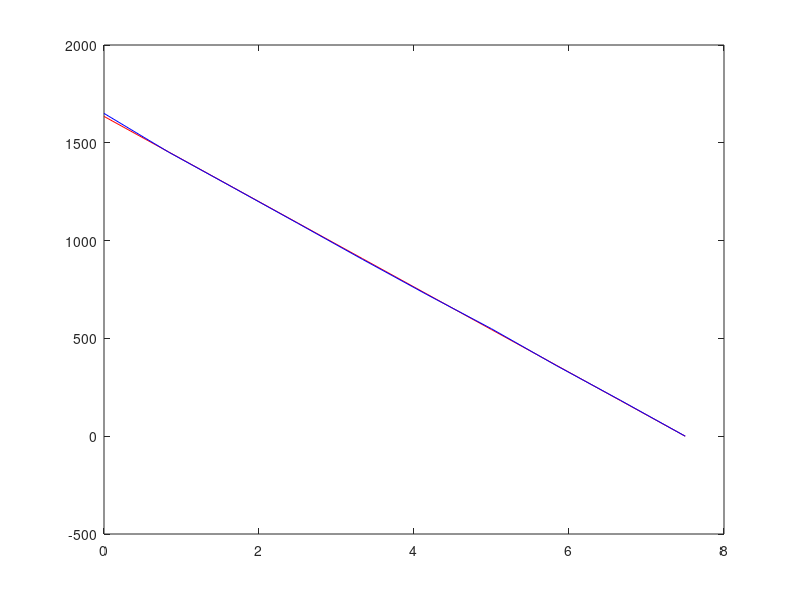

MATLAB code for this plot:
clc
clear all

W = 500;
L = 7.5;
g = 9.81;

fnom = @(x) (2.5*W*g/L)* (1 - x/L);

x = linspace(0,L,10); % average x
fm = zeros(1,length(x));
fdet = fnom(x);
sigma0 = fnom(0);
n = 4;

m = 1000; % number of MC samples

for i=1:length(x)
    fm(i) = fnom(x(i));
    
    delta = zeros(m,1);
    for j=1:n
        xi(:,j) = (sigma0/(10*j))*randn(m,1);
        delta = delta + xi(:,j).*cos((2*j-1)*pi*x(i)/(2*L));
    end
    fm(i) = (1/m)*sum(fm(i) + delta);
end


plot(x,fdet,'r');
hold on;
plot(x,fm,'b');
